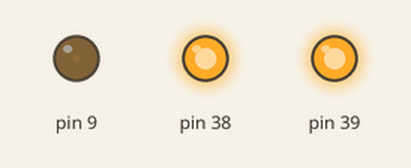
Simulated run of this sketch. Board: Arduino Mega 2560, built with avr-gcc and run on an emulated ATmega2560. Parts: output pins drawn as LEDs (lit = HIGH).

Above: at 0.05 s.
At 3.95 s:
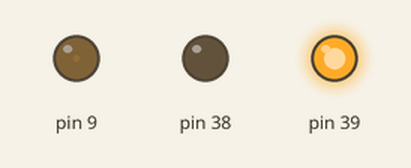
At 5.95 s:
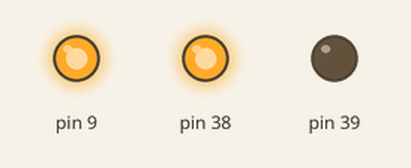
At 7.95 s:
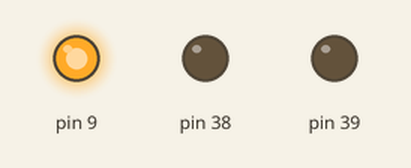
Timing chart, 0 to 10.4 s (numbered marks = the images above):
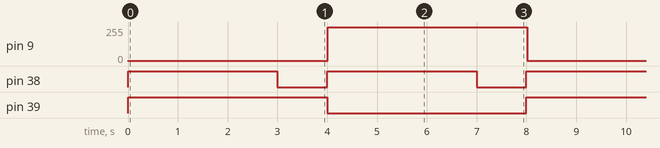

The sketch:

Code1.ino
```cpp
#define F_CPU 16000000UL
#include <avr/io.h>
#include <util/delay.h>
#include <avr/interrupt.h>

#define set_bit(value, bit) ( _SFR_BYTE(value) |= _BV(bit))
#define clear_bit(value, bit) ( _SFR_BYTE(value) &= ~_BV(bit))

#define motor_enable1()     PORTD |= 0x80
#define motor_disable1()    PORTD &= ~0x80
#define motor_forward1()    PORTG |= 0x04
#define motor_backward1()   PORTG &= ~0x04
#define motor_speed1(s)     OCR2B = s

void port_init() {
    set_bit(DDRD, 7);
    set_bit(DDRG, 2);
    set_bit(DDRH, 6);
    motor_disable1();
}

void timer_counter_2_init() {
    TCCR2A |= (1 << WGM21) | (1 << WGM20);
    TCCR2A |= (1 << COM2B1);

    TCCR2B |= (1 << CS22) | (1 << CS21) | (1 << CS20);
    OCR2B = 0;
}

int main(void) {
    port_init();
    timer_counter_2_init();

    while (1) {
        motor_forward1();
        motor_enable1();
        motor_speed1(0);
        _delay_ms(3000);

        motor_disable1();
        _delay_ms(1000);

        motor_backward1();
        motor_enable1();
        motor_speed1(255);
        _delay_ms(3000);

        motor_disable1();
        _delay_ms(1000);
    }
    return 0;
}
```

Measured:
- by itself, pin 9: alternates 255/255 for 4.0 s and 1/255 for 4.0 s
- by itself, pin 38: alternates HIGH for 3.0 s and LOW for 1.0 s
- by itself, pin 39: alternates HIGH for 4.0 s and LOW for 4.0 s
